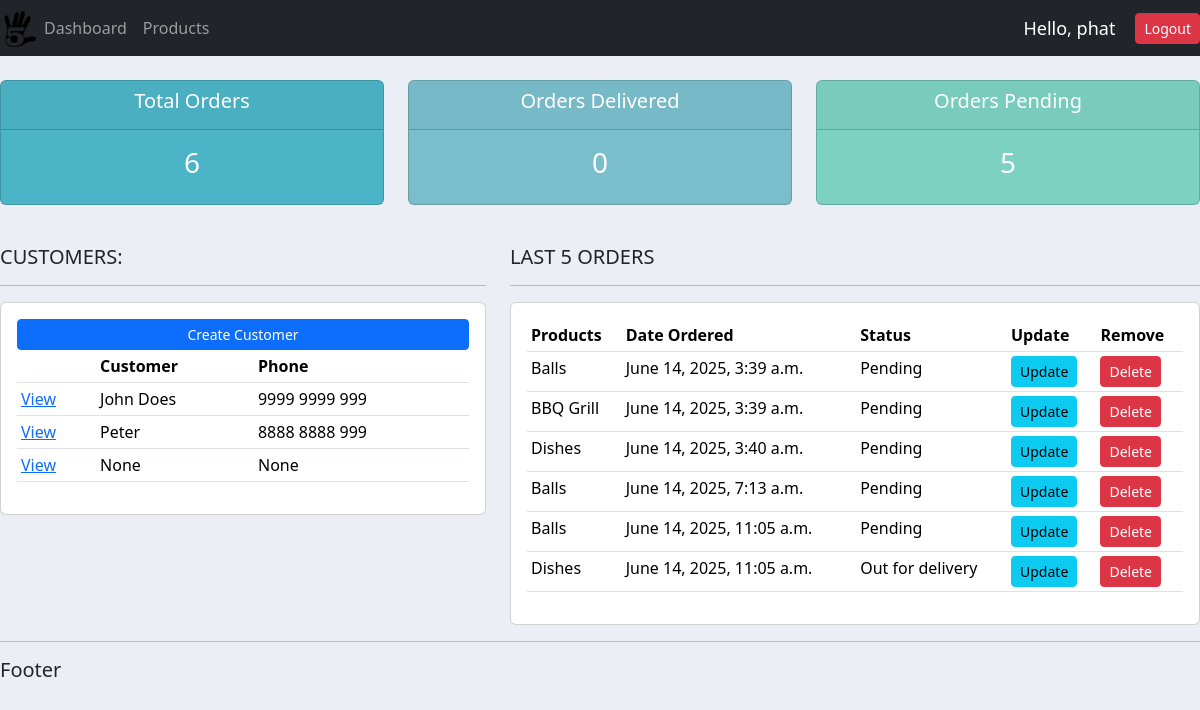
Before: / (signed in) with the older database file.
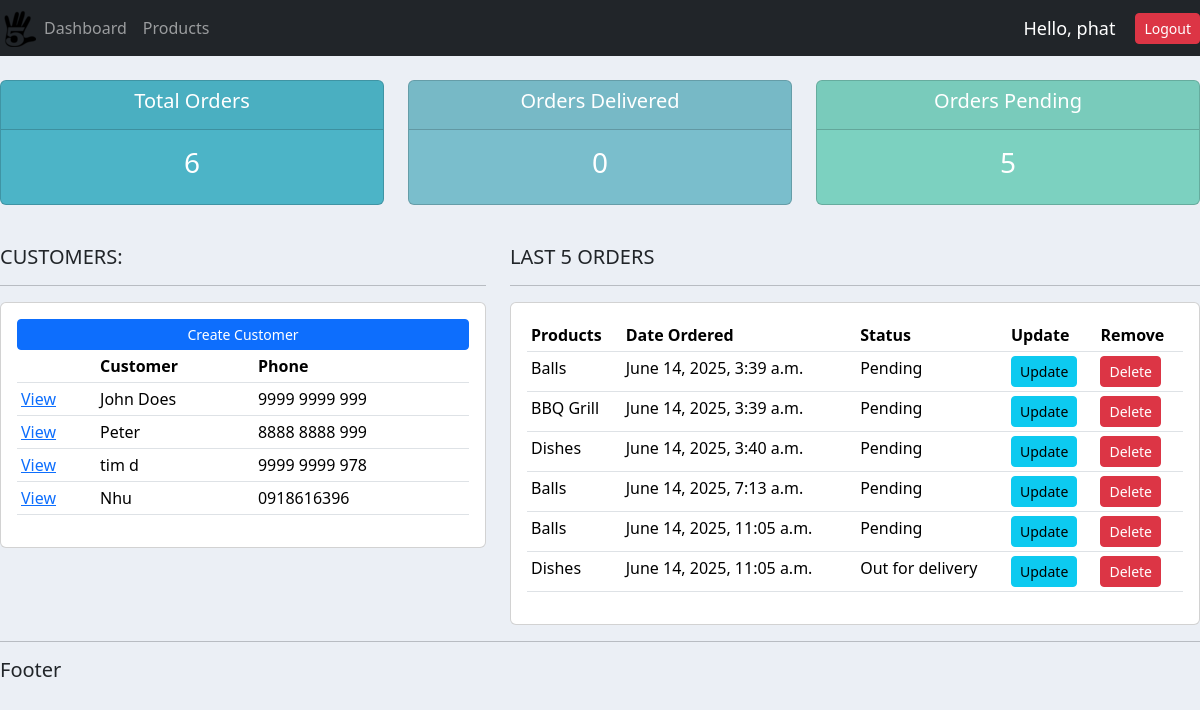
After: the same page with the newer database file.
### accounts/models.py (models this page shows, shortened)
class Customer(models.Model):
    user = models.OneToOneField(User, null=True, blank=True, on_delete=models.CASCADE)
    name = models.CharField(max_length=200, null=True)
    phone = models.CharField(max_length=200, null=True)
    email = models.CharField(max_length=200, null=True)
    profile_pic = models.ImageField(default="profile.jpg", null=True, blank=True)
    date_created = models.DateTimeField(auto_now_add=True, null=True)

class Order(models.Model):
    STATUS = (
        ('Pending', 'Pending'),
        ('Out for delivery', 'Out for delivery'),
        ('Delivered', 'Delivered'),
    )
    customer = models.ForeignKey(Customer, null=True, on_delete= models.SET_NULL)
    product = models.ForeignKey(Product, null=True, on_delete= models.SET_NULL)
    date_created = models.DateTimeField(auto_now_add=True, null=True)
    status = models.CharField(max_length=200, null=True, choices=STATUS)
    note = models.CharField(max_length=1000, null=True)

class Product(models.Model):
    CATEGORY = (
        ('Indoor', 'Indoor'),
        ('Out Door', 'Out Door'),
    )
    name = models.CharField(max_length=200, null=True)
    price = models.FloatField(null=True)
    category = models.CharField(max_length=200, null=True, choices=CATEGORY)
    description = models.CharField(max_length=200, null=True, blank=True)
    date_created = models.DateTimeField(auto_now_add=True, null=True)
    tags = models.ManyToManyField(Tag)
    def __str__(self):
        return self.name

### accounts/decorators.py (the view)
    def wrapper_function(request, *args, **kwargs):
        group = None
        if request.user.groups.exists():
            group = request.user.groups.all()[0].name
        if group == 'customer':
            return redirect('user-page')
        if group == 'admin':
            return view_func(request, *args, **kwargs)

### accounts/views.py (called while the page is built)
@login_required(login_url='login')
@admin_only
def home(request):
    orders = Order.objects.all()
    customers = Customer.objects.all()
    total_customers = customers.count()
    total_orders = orders.count()
    delivered = orders.filter(status='Delivered').count()
    pending = orders.filter(status='Pending').count()
    context = {'orders': orders, 'customers': customers,
    'total_customers': total_customers, 'total_orders': total_orders,
    'delivered': delivered, 'pending': pending}
    return render(request, 'accounts/dashboard.html', context)

### accounts/templates/accounts/dashboard.html
{% extends 'accounts/main.html'%}
{% block content %}
{% include 'accounts/status.html' %}
<br>
<div class="row">
    <div class="col-md-5">
        <h5>CUSTOMERS:</h5>
        <hr>
        <div class="card card-body">
            <a href="" class="btn btn-primary btn-sm btn-block">
                Create Customer
            </a>
            <table class="table table-sm">
                <tr>
                    <th></th>
                    <th>Customer</th>
                    <th>Phone</th>
                </tr>
                {% for customer in customers %}
                    <tr>
                        <td><a href="{% url 'customer' customer.id%}">View</a></td>
                        <td>{{customer.name}}</td>
                        <td>{{customer.phone}}</td>
                    </tr>
                {% endfor %}
            </table>
        </div>
    </div>
    <div class="col-md-7">
        <h5>LAST 5 ORDERS</h5>
        <hr>
        <div class="card card-body">
            <table class="table table-sm">
                <tr>
                    <th>Products</th>
                    <th>Date Ordered</th>
                    <th>Status</th>
                    <th>Update</th>
                    <th>Remove</th>
                </tr>
                {% for order in orders %}
                    <tr>
                        <td>{{order.product}}</td>
                        <td>{{order.date_created}}</td>
                        <td>{{order.status}}</td>
                        <td><a href="{% url 'update_order' order.id %}" class="btn btn-sm btn-info">Update</a></td>
                        <td><a href="{% url 'delete_order' order.id %}" class="btn btn-sm btn-danger">Delete</a></td>
                    </tr>
                {% endfor %}
            </table>
        </div>
    </div>
</div>
{% endblock %}

### accounts/templates/accounts/main.html (shortened to what this page needs)
{% load static %}
<!DOCTYPE html>
<html lang="en">
<head>
    <link rel="stylesheet" href="https://cdn.jsdelivr.net/npm/bootstrap@5.3.3/dist/css/bootstrap.min.css">
    <link rel="stylesheet" type="text/css" href="{% static '/css/main.css' %}">
</head>
<body>
    {% include 'accounts/navbar.html' %}
    {% block content %}
    {% endblock %}
    <hr>
    <h5>Footer</h5>
</body>
</html>

### accounts/templates/accounts/navbar.html (shortened to what this page needs)
{% load static %}
<nav class="navbar navbar-expand-lg navbar-dark bg-dark">
  <img src="{% static 'images/logo.png' %}" style="width: 3vw; min-width: 3px;" >
  <div class="collapse navbar-collapse" id="navbarSupportedContent">
    <ul class="navbar-nav mr-auto">
      {% if request.user.is_staff%}
      <li class="nav-item active">
        <a href="{% url 'home' %}" class="nav-link">Dashboard</a>
      </li>
      <li class="nav-item">
        <a href="{% url 'products' %}" class="nav-link">Products</a>
      </li>
      {% else %}
      <li class="nav-item">
        <a href="{% url 'account' %}" class="nav-link">Settings</a>
      </li>
      {% endif %}
    </ul>
  </div>
  <span class="hello-msg">Hello, {{request.user}}</span>
  <span><a class="btn btn-sm btn-danger" href="{% url 'logout' %}">Logout</a></span>
</nav>

### accounts/templates/accounts/status.html
<br>
<div class="row">
    <div class="col">
        <div class="col-md">
            <div class="card text-center text-white mb-3" id="total-orders">
                <div class="card-header">
                    <h5 class="cardtitle">Total Orders</h5>
                </div>
                <div class="card-body">
                    <h3 class="card-title">{{total_orders}}</h3>
                </div>
            </div>
        </div>
    </div>
    <div class="col">
        <div class="col-md">
            <div class="card text-center text-white mb-3" id="orders-delivered">
                <div class="card-header">
                    <h5 class="cardtitle">Orders Delivered</h5>
                </div>
                <div class="card-body">
                    <h3 class="card-title">{{delivered}}</h3>
                </div>
            </div>
        </div>
    </div>
    <div class="col">
        <div class="col-md">
            <div class="card text-center text-white mb-3" id="orders-pending">
                <div class="card-header">
                    <h5 class="cardtitle">Orders Pending</h5>
                </div>
                <div class="card-body">
                    <h3 class="card-title">{{pending}}</h3>
                </div>
            </div>
        </div>
    </div>
</div>

### static/css/main.css (style rules this page uses)
body { background-color: #ebeff5; }
#total-orders { background-color: #4cb4c7; }
#orders-delivered { background-color: #7abecc; }
#orders-pending { background-color: #7CD1C0; }

### accounts/templates/accounts/navbar.html (style rules this page uses)
.hello-msg { font-size: 18px; color: #fff; margin-right: 20px; }

Changed rows visible on the page:
changed Customer: name "None" → "tim d"; phone "None" → "9999 9999 978"
added Customer: name "Nhu", phone "0918616396"
